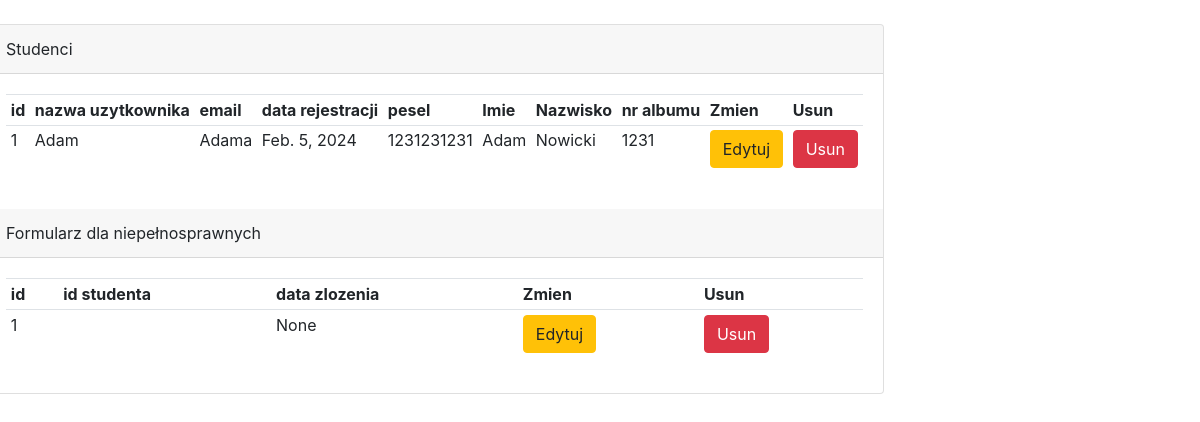
Page /admin_tables on the earlier database version.
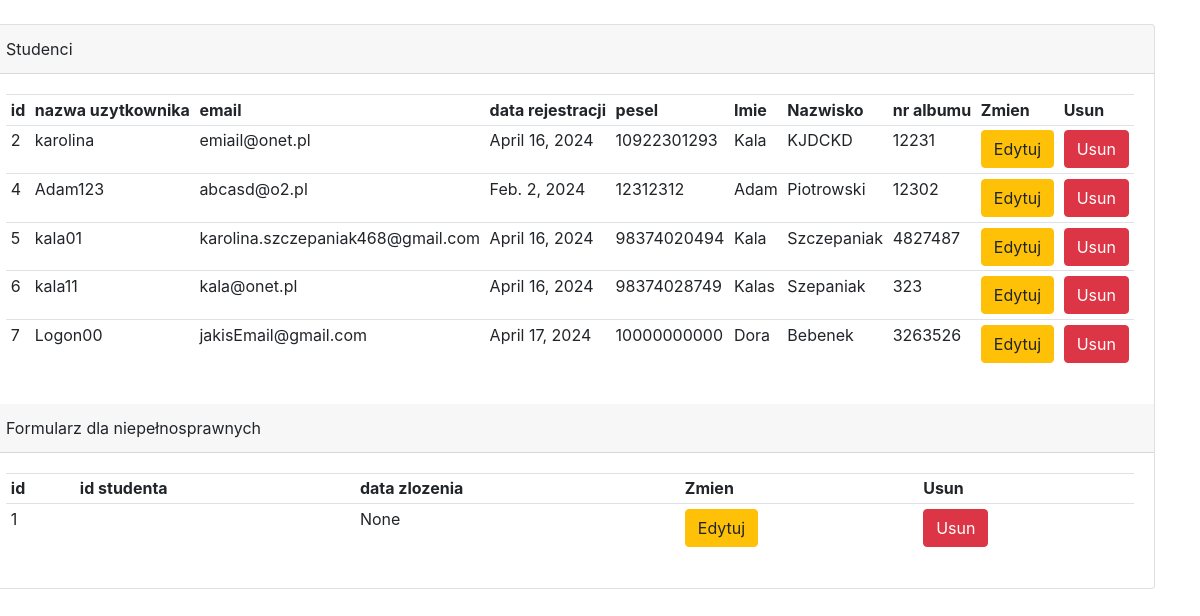
Same page on the later database version.
### api/models.py (models this page shows, shortened)
class Student(AbstractBaseUser):
    id_student = models.IntegerField(primary_key=True, blank=True)
    nazwa_uzytkownika = models.CharField(null=True, unique=True, max_length = 20)
    email = models.CharField(null=True, unique = True, max_length = 60)
    data_rejestracji = models.DateField(null=True)
    ikonka = models.ImageField(null=True, max_length = 50, blank=True, upload_to='dokumenty/ikonki')
    pesel = models.CharField(null=True, unique = True, max_length=11, validators=[validate_digits_only])
    imie = models.CharField(null=True, max_length=20)
    nazwisko = models.CharField(null=True, max_length=35)
    zalaczniki = models.FileField(null=True, upload_to='dokumenty/zalaczniki', blank = True)
    numer_telefonu = models.CharField(null=True, unique = True, max_length=9, validators=[validate_digits_only])
    semestr = models.CharField(null=True, max_length=1, validators=[validate_digits_only])
    numer_albumu = models.CharField(null=True, max_length=5, validators=[validate_digits_only])
    rok_studiow = models.CharField(null=True, max_length=1, validators=[validate_digits_only])
    kierunek = models.ForeignKey(Kierunek, on_delete=models.CASCADE)
    numer_konta_bankowego = models.CharField(null=True, max_length=26, validators=[validate_digits_only])
    USERNAME_FIELD = 'nazwa_uzytkownika'
    REQUIRED_FIELDS = ['email']

class Formularz(models.Model):
    id_formularza = models.IntegerField(primary_key=True)
    typ_stypendium = models.CharField(null=True, blank=True, max_length=30)
    id_student = models.IntegerField(null=True, blank=True)
    data_zlozenia = models.DateTimeField(null=True, blank=True)
    przychod_bez_podatku = models.FloatField(null=True, blank=True)
    srednia_ocen = models.FloatField(null=True, blank=True)
    dodatkowe_informacje = models.TextField(null=True, blank=True)
    plik_orzeczenie = models.ImageField(null=True, blank=True, upload_to='dokumenty/orzeczenia')
    id_osiagniecia = models.IntegerField(null=True, blank=True)
    oswiadczenie_prawo_o_szkolnictwie = models.BooleanField(default=False)
    oswiadczenie_gospodarstwo_domowe = models.BooleanField(default=False)
    oswiadczenie_dochody = models.BooleanField(default=False)
    zalacznik = models.FileField(null=True, blank=True, upload_to='dokumenty/zalaczniki')
    stopien_niepelnosprawnosci = models.ForeignKey('StopienNiepelnosprawnosci', on_delete=models.CASCADE)
    symbol_niepelnosprawnosci = models.ForeignKey('SymbolNiepelnosprawnosci', on_delete=models.CASCADE)
    charakter_stopnia_niepelnosprawnosci = models.TextField(null=True, blank=True, max_length=100)
    data_rozpoczecia_orzeczenia = models.DateField(null=True, blank=True)
    data_konca_orzeczenia = models.DateField(null=True, blank=True)
    aktualny_semestr = models.ForeignKey('AktualnySemestr', on_delete=models.CASCADE)
    semestr_studenta = models.ForeignKey('SemestrStudenta', on_delete=models.CASCADE)
    zalacznik_niepelnosprawnosc = models.FileField(null=True, blank=True, upload_to='dokumenty/zalaczniki_niepelnosprawnosci')

### api/views.py (the view)
# urls.py: path('admin_tables', PanelAdmina, name='admin_tables'),
def PanelAdmina(request):
    student = Student.objects.all()
    formularz = Formularz.objects.all()
    context = {'student': student , 'formularz': formularz}
    return render(request, 'website/admin_tables.html', context)

### api/templates/website/admin_tables.html
{% extends 'navbar.html' %}
{% block content %}
    <br>
    <div class="row">
        <div class="card ">
                <div class="card-header">
                    Studenci
                </div>
                <div class="card-body">
                    <table class="table table-sm ">
                        <tr>
                            <th>id</th>
                            <th>nazwa uzytkownika</th>
                            <th>email</th>
                            <th>data rejestracji</th>
                            <th>pesel</th>
                            <th>Imie</th>
                            <th>Nazwisko</th>
                            <th>nr albumu</th>
                            <th>Zmien</th>
                            <th>Usun</th>
                        </tr>
                        {% for students in student %}
                            <tr>
                                <td>{{students.id_student}}</td>
                                <td>{{students.nazwa_uzytkownika}}</td>
                                <td>{{students.email}}</td>
                                <td>{{students.data_rejestracji}}</td>
                                <td>{{students.pesel}}</td>
                                <td>{{students.imie}}</td>
                                <td>{{students.nazwisko}}</td>
                                <td>{{students.numer_albumu}}</td>
                                <td><a class="btn btn-warning" href="{% url 'edytuj_studenta' students.id_student %}">Edytuj</a></td>
                                <td><a class="btn btn-danger" href="{% url 'usun_studenta' students.id_student %}" >Usun</a></td>
                        {% endfor %}
                    </table>
                </div>
                <div class="card-header">
                    Formularz dla niepełnosprawnych
                </div>
                <div class="card-body">
                    <table class="table table-sm ">
                        <tr>
                            <th>id</th>
                            <th>id studenta</th>
                            <th>data zlozenia</th>
                            <th>Zmien</th>
                            <th>Usun</th>
                        </tr>
                        {% for form in formularz %}
                            <tr>
                                <td>{{form.id_formularza}}</td>
                                <td>{{form.id_studenta}}</td>
                                <td>{{form.data_zlozenia}}</td>
                                <td><a class="btn btn-warning" href="{% url 'edytuj_form_niepelno' form.id_formularza %}">Edytuj</a></td>
                                <td><a class="btn btn-danger" href="{% url 'usun_form_niepelno' form.id_formularza %}" >Usun</a></td>
                            </tr>
                        {% endfor %}
                    </table>
                </div>
        </div>
    </div>
{% endblock %}

Differences in the rows shown:
removed Student: id_student "1", nazwa_uzytkownika "Adam", email "Adama", data_rejestracji "Feb. 5, 2024", pesel "1231231231", imie "Adam", nazwisko "Nowicki", numer_albumu "1231"
added Student: id_student "2", nazwa_uzytkownika "karolina", email "emiail@onet.pl", data_rejestracji "April 16, 2024", pesel "10922301293", imie "Kala", nazwisko "KJDCKD", numer_albumu "12231"
added Student: id_student "4", nazwa_uzytkownika "Adam123", email "abcasd@o2.pl", data_rejestracji "Feb. 2, 2024", pesel "12312312", imie "Adam", nazwisko "Piotrowski", numer_albumu "12302"
added Student: id_student "5", nazwa_uzytkownika "kala01", email "karolina.szczepaniak468@gmail.com", data_rejestracji "April 16, 2024", pesel "98374020494", imie "Kala", nazwisko "Szczepaniak", numer_albumu "4827487"
added Student: id_student "6", nazwa_uzytkownika "kala11", email "kala@onet.pl", data_rejestracji "April 16, 2024", pesel "98374028749", imie "Kalas", nazwisko "Szepaniak", numer_albumu "323"
added Student: id_student "7", nazwa_uzytkownika "Logon00", email "jakisEmail@gmail.com", data_rejestracji "April 17, 2024", pesel "10000000000", imie "Dora", nazwisko "Bebenek", numer_albumu "3263526"
